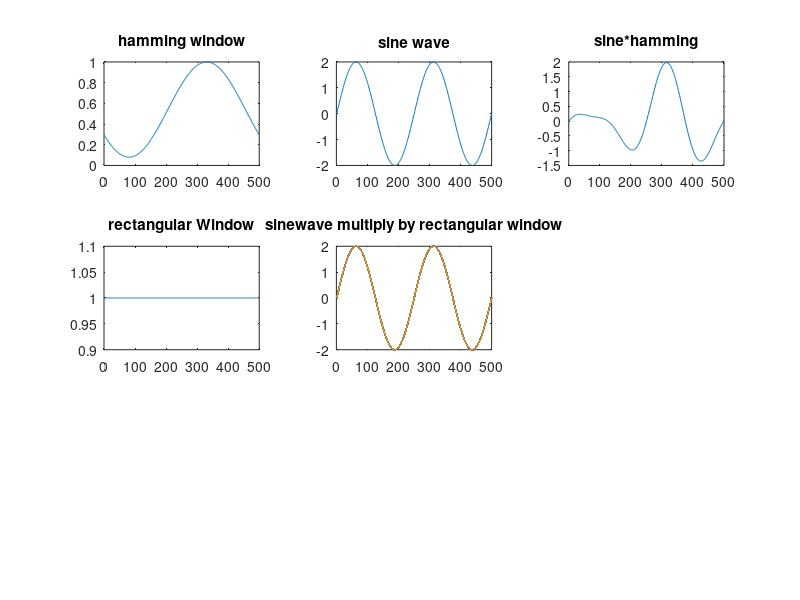

Here is the MATLAB script that generated this plot:

%creating a hamming window
y = 0.54 - 0.46 *cos(2*pi*(0:500-1)/500-1);

%figure 1
subplot(3,3,1);
plot(y);
title('hamming window');


%create a sinusoidal
t = linspace(0,1,500)';
x = 2*sin(2*pi*1000*t);

%figure 2 sinusoidal
subplot(3,3,2);
plot(x);
title('sine wave');

%multiplying sinusoidalwith hamming window
z = x.*y';

%figure 3 sine wave * hamming window
subplot(3,3,3);
plot(z);
title('sine*hamming');

%create rectangular window
N = 500;
rw = ones(N,1);

%figure rectangular window
subplot(3, 3, 4);
plot(rw);
title('rectangular Window');

%multiplying rectangular window and sinewave
rs = x.*rw';

%figure sinewave * rectangular window
subplot(3,3,5);
plot(rs);
title('sinewave multiply by rectangular window');


%%% Triangluar Window



